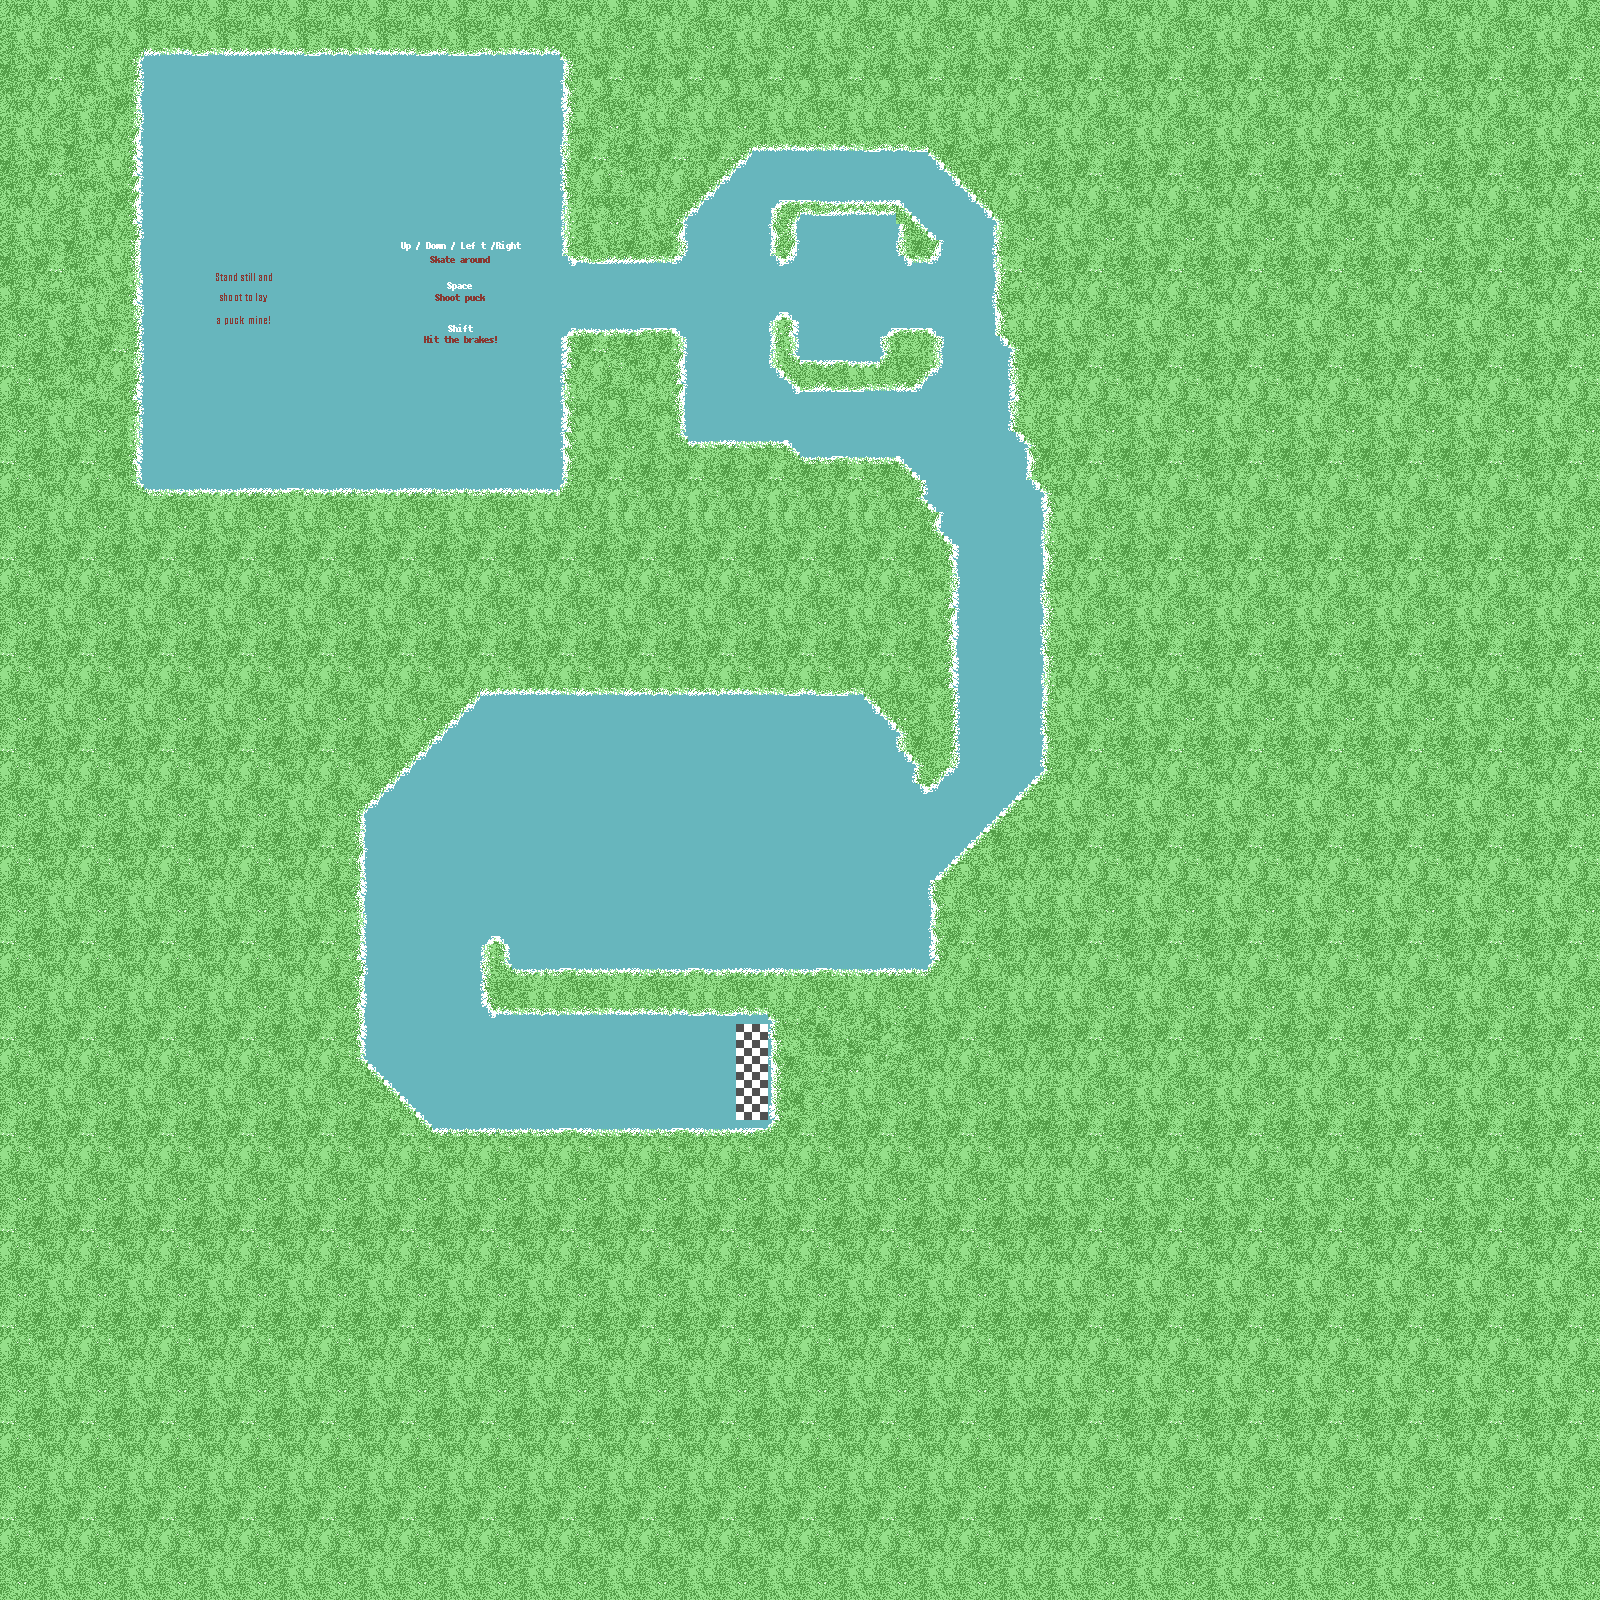

This game map was drawn from its Tiled (.tmx) file and the tilesets committed beside it. A one-line description and the trimmed map source follow:
An orthogonal 100x100 tile map with 16x16 px tiles, 1 tile layer (Tile Layer 1), 2 image layers and 21 objects.

<map version="1.2" tiledversion="1.2.0" orientation="orthogonal" renderorder="right-down" width="100" height="100" tilewidth="16" tileheight="16" infinite="0" nextlayerid="10" nextobjectid="25">
 <tileset firstgid="1" source="terrain.tsx" />
 <layer id="1" name="Tile Layer 1" width="100" height="100">
  <data>[10000 cells, 10000 non-empty, 81 distinct tile ids]</data>
 </layer>
 <imagelayer id="7" name="Instructions" offsetx="397" offsety="238">
  <image source="instructions.png" width="128" height="128" />
 </imagelayer>
 <imagelayer id="9" name="puckmine" offsetx="182" offsety="260">
  <image source="puckmine.png" width="128" height="128" />
 </imagelayer>
 <objectgroup id="6" name="Goal">
  <object id="24" x="736" y="1025" width="32" height="94" />
 </objectgroup>
 <objectgroup id="3" name="Blocking Terrain">
  <object id="2" x="110" y="40">
   <polygon points="2,-8 2,472 34,472 34,-8" />
  </object>
  <object id="3" x="560" y="512">
   <polygon points="32,64 -448,64 -448,-32 32,-32" />
  </object>
  <object id="4" x="576" y="64">
   <polygon points="16,0 -464,0 -464,-32 16,-32" />
  </object>
  <object id="5" x="768" y="304">
   <polygon points="0,0 32,0 32,16 32,48 112,48 112,16 176,16 176,64 144,96 32,96 0,64" />
  </object>
  <object id="6" x="768" y="192">
   <polygon points="0,0 0,80 32,80 32,32 128,32 128,80 176,80 176,48 128,0" />
  </object>
  <object id="7" x="560" y="64">
   <polygon points="0,-32 0,208 128,208 128,160 192,96 368,96 432,160 432,272 448,288 448,368 480,448 512,448 512,368 512,288 512,160 512,64 368,64 192,64 128,64 128,-32" />
  </object>
  <object id="8" x="560" y="512">
   <polygon points="0,0 0,-192 128,-192 128,-80 160,-80 224,-80 240,-64 336,-64 368,-32 400,32 400,64 368,64 336,64 240,64 128,64 0,64" />
  </object>
  <object id="16" x="960" y="576">
   <polygon points="0,0 0,192 -32,224 -80,160 -112,128 -480,128 -592,240 -592,480 -528,544 -528,576 -624,576 -624,480 -624,240 -480,96 -112,96" />
  </object>
  <object id="17" x="848" y="672">
   <polygon points="0,0 0,-96 112,-96" />
  </object>
  <object id="18" x="928" y="880">
   <polygon points="0,0 0,96 16,96 16,16 144,-112 144,-384 112,-384 112,-112" />
  </object>
  <object id="19" x="928" y="960">
   <polygon points="0,0 -416,0 -416,-32 -448,-32 -448,64 -160,64 -160,176 -96,176 -96,64 0,64" />
  </object>
  <object id="20" x="784" y="1120">
   <polygon points="48,0 -352,0 -352,64 48,64" />
  </object>
  <object id="23" x="848" y="576">
   <polygon points="0,0 -368,0 -368,96 0,96" />
  </object>
 </objectgroup>
 <objectgroup color="#aa0000" id="4" name="Nazi Locations">
  <object id="9" x="854" y="293">
   <point />
  </object>
  <object id="10" x="958" y="433">
   <point />
  </object>
  <object id="12" x="585" y="924">
   <point />
  </object>
  <object id="13" x="664" y="749">
   <point />
  </object>
  <object id="14" x="778" y="913">
   <point />
  </object>
  <object id="15" x="671" y="1078">
   <point />
  </object>
 </objectgroup>
 <objectgroup color="#00ff00" id="5" name="Player Start">
  <object id="11" x="328" y="284">
   <point />
  </object>
 </objectgroup>
</map>
